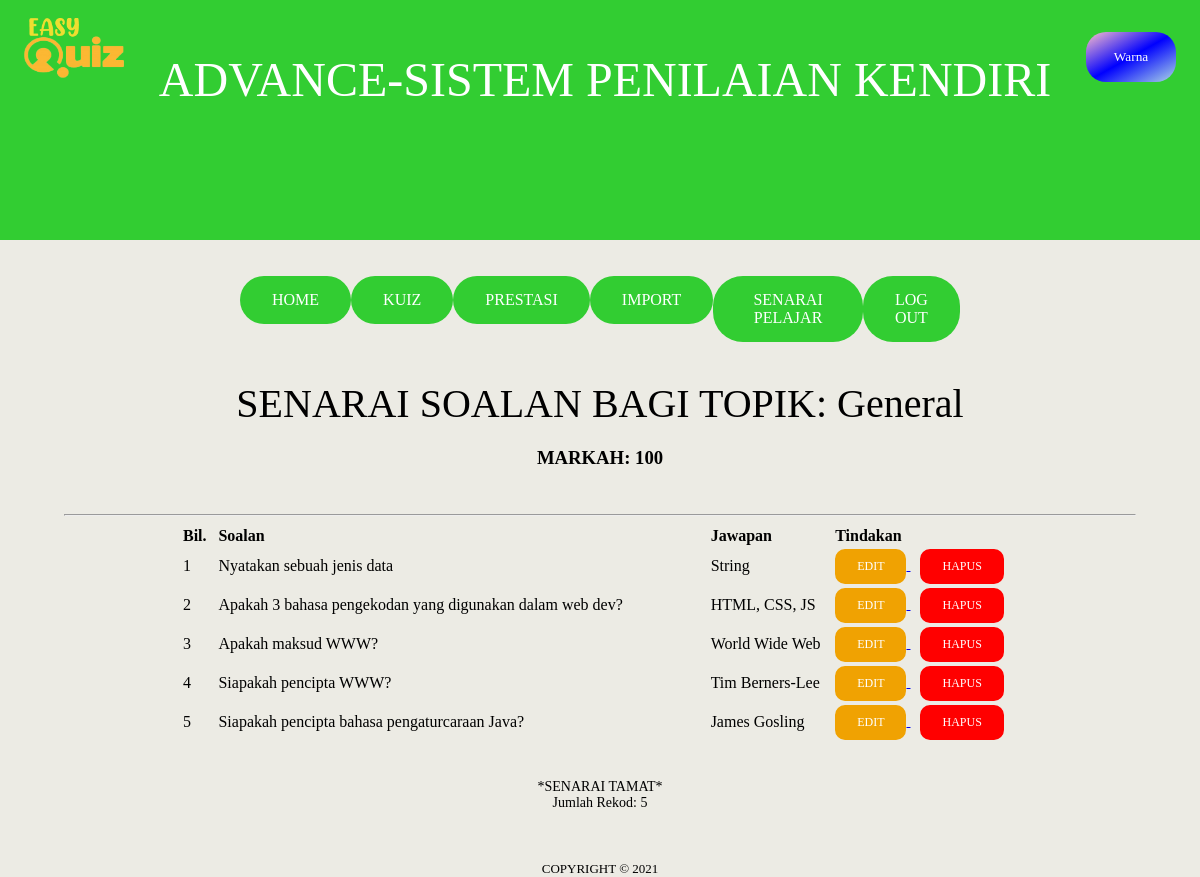
The page /papar_soalan.php?idtopik=34 (signed in) on the database its author committed.
### tables this page shows
CREATE TABLE `topik` (
  `idtopik` int(11) NOT NULL,
  `topik` varchar(30) NOT NULL,
  `markah` int(11) NOT NULL,
  `idsubjek` int(10) NOT NULL,
  `idpengguna` varchar(12) NOT NULL
);

CREATE TABLE `pilihan` (
  `idpilihan` int(11) NOT NULL,
  `nom_soalan` int(10) NOT NULL,
  `jawapan` varchar(20) NOT NULL,
  `pilihan_jawapan` text NOT NULL,
  `idsoalan` int(11) NOT NULL
);

CREATE TABLE `soalan` (
  `idsoalan` int(11) NOT NULL,
  `nom_soalan` int(11) NOT NULL,
  `soalan` text NOT NULL,
  `gambarajah` varchar(20) NOT NULL,
  `idtopik` int(10) NOT NULL
);

### papar_soalan.php (the view, shortened to what this page needs)
<?php
include 'header.php';
$topik_pilihan = $_GET['idtopik'];
$result = mysqli_query($hubung, "SELECT * FROM topik WHERE idtopik = '$topik_pilihan'");
while ($res = mysqli_fetch_array($result)) {
  $papartopik = $res['topik'];
  $paparmarkah = $res['markah'];
}
 ?>
 <!DOCTYPE html>
 <html lang="en" dir="ltr">
   <head>
     <?php include 'menu.php'; ?>
   </head>
   <body>
     <center>
       <p id = "p1">SENARAI SOALAN BAGI TOPIK: <?php echo $papartopik; ?></p>
       <h3> MARKAH: <?php echo $paparmarkah; ?></h3>
       <br>
     </center>
     <hr>
     <main>
       <table width = "70%" border = "0" align = "center" style = "font-size:16px;font-family:DIN Next LT Pro Light;">
         <tr>
           <td width = "2%"><b> Bil. </b></td>
           <td width = "40%"><b> Soalan </b></td>
           <td width = "10%"><b> Jawapan </b></td>
           <td width = "15%"><b> Tindakan </b></td>
         </tr>
         <?php
         $no = 1;
         $data1 = mysqli_query($hubung , "SELECT * FROM soalan  AS q INNER JOIN pilihan AS a ON
         q.idsoalan = a.idsoalan WHERE q.idtopik=$topik_pilihan AND a.jawapan=1 GROUP BY a.idsoalan
         ORDER BY q.idsoalan ASC");
         while ($info1 = mysqli_fetch_array($data1)) {
          ?>
          <tr>
            <td><?php echo $no; ?></td>
            <td><?php echo $info1['soalan']; ?></td>
            <td><?php echo $info1['pilihan_jawapan']; ?></td>
            <td>
              <a href = "edit_soalan.php?idsoalan=<?php echo $info1['idsoalan']; ?>">
              <button id = "papar"> EDIT </button>
              <a href = "hapus_soalan.php?idsoalan=<?php echo $info1['idsoalan']; ?>&idtopik=<?php echo $topik_pilihan; ?>"  onclick = "return confirm('Awas! Semua rekod yang berkaitan akan dihapuskan, Anda Pasti?')">
              <button id = "hapus"> HAPUS </button>
            </td>
          </tr>
          <?php $no++; }?>
       </table>
     </main>
     <br>
     <br>
     <center><font style="font-size:14px"> *SENARAI TAMAT* <br>Jumlah Rekod: <?php echo $no-1; ?></font></center>
   </body>
    <center style="margin-top:50px;"><?php include 'footer.php'; ?></center>
 </html>

### papar_soalan.php (style rules this page uses)
body { background-color: #ECEBE4; }
#p1 { font-family: "Feather Bold"; font-size: 40px; margin-top: 20px; margin-bottom: 20px; }
hr { width : 1070px; }
b { font-family: "DIN Next LT Pro Bold"; }
#papar { background-color: #F0A202; border: none; color: white; padding: 8px 20px; text-align: center; font-family: "Feather Bold"; display: inline-block; font-size: 12px; border-radius: 10px; border: 2px solid #F0A202; margin: 0; }
#hapus { background-color: red; border: none; color: white; padding: 8px 20px; text-align: center; font-family: "Feather Bold"; display: inline-block; font-size: 12px; border-radius: 10px; border: 2px solid red; margin-left: 10px; }

### rows shown on the page
topik: topik "General", markah "100"
pilihan: idsoalan.soalan "Nyatakan sebuah jenis data", pilihan_jawapan "String"
pilihan: idsoalan.soalan "Apakah 3 bahasa pengekodan yang digunakan dalam web dev?", pilihan_jawapan "HTML, CSS, JS"
pilihan: idsoalan.soalan "Apakah maksud WWW?", pilihan_jawapan "World Wide Web"
pilihan: idsoalan.soalan "Siapakah pencipta WWW?", pilihan_jawapan "Tim Berners-Lee"
pilihan: idsoalan.soalan "Siapakah pencipta bahasa pengaturcaraan Java?", pilihan_jawapan "James Gosling"

### other values the page prints
$nama_sistem "ADVANCE-SISTEM PENILAIAN KENDIRI"
$no-1 "5"
